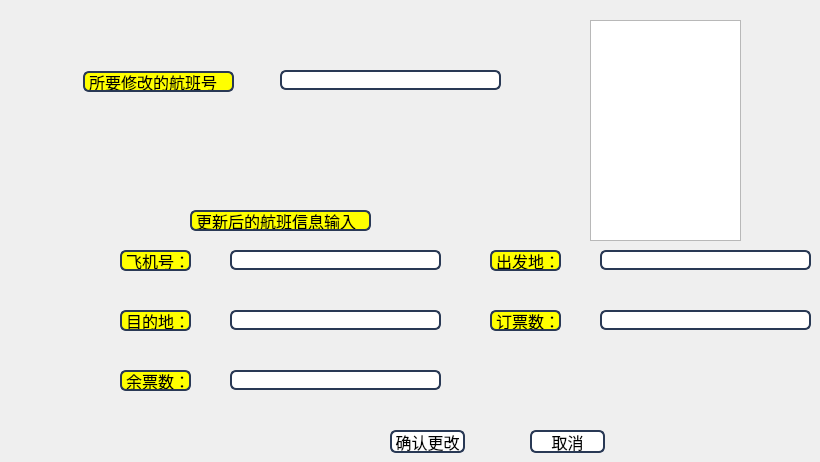
       <widget class="QWidget" name="tab_18">
        <attribute name="title">
         <string>修改航班信息</string>
        </attribute>
        <widget class="QLabel" name="label_44">
         <property name="geometry">
          <rect>
           <x>83</x>
           <y>71</y>
           <width>151</width>
           <height>21</height>
          </rect>
         </property>
         <property name="font">
          <font>
           <family>微软雅黑</family>
           <pointsize>12</pointsize>
          </font>
         </property>
         <property name="styleSheet">
          <string notr="true">border: 2px solid rgb(41,57,85);
border-radius:6px;
background:yellow;
selection-background-color:green;</string>
         </property>
         <property name="text">
          <string>所要修改的航班号</string>
         </property>
        </widget>
        <widget class="QLineEdit" name="lineEdit_33">
         <property name="geometry">
          <rect>
           <x>280</x>
           <y>70</y>
           <width>221</width>
           <height>20</height>
          </rect>
         </property>
         <property name="font">
          <font>
           <family>微软雅黑</family>
           <pointsize>10</pointsize>
          </font>
         </property>
         <property name="styleSheet">
          <string notr="true">border: 2px solid rgb(41,57,85);
border-radius:6px;
background:white;
selection-background-color:green;</string>
         </property>
        </widget>
        <widget class="QLabel" name="label_45">
         <property name="geometry">
          <rect>
           <x>190</x>
           <y>210</y>
           <width>181</width>
           <height>21</height>
          </rect>
         </property>
         <property name="font">
          <font>
           <family>微软雅黑</family>
           <pointsize>12</pointsize>
          </font>
         </property>
         <property name="styleSheet">
          <string notr="true">border: 2px solid rgb(41,57,85);
border-radius:6px;
background:yellow;
selection-background-color:green;</string>
         </property>
         <property name="text">
          <string>更新后的航班信息输入</string>
         </property>
        </widget>
        <widget class="QLineEdit" name="lineEdit_34">
         <property name="geometry">
          <rect>
           <x>230</x>
           <y>310</y>
           <width>211</width>
           <height>20</height>
          </rect>
         </property>
         <property name="font">
          <font>
           <family>微软雅黑</family>
           <pointsize>10</pointsize>
          </font>
         </property>
         <property name="styleSheet">
          <string notr="true">border: 2px solid rgb(41,57,85);
border-radius:6px;
background:white;
selection-background-color:green;</string>
         </property>
        </widget>
        <widget class="QLineEdit" name="lineEdit_35">
         <property name="geometry">
          <rect>
           <x>230</x>
           <y>250</y>
           <width>211</width>
           <height>20</height>
          </rect>
         </property>
         <property name="font">
          <font>
           <family>微软雅黑</family>
           <pointsize>10</pointsize>
          </font>
         </property>
         <property name="styleSheet">
          <string notr="true">border: 2px solid rgb(41,57,85);
border-radius:6px;
background:white;
selection-background-color:green;</string>
         </property>
        </widget>
        <widget class="QLabel" name="label_46">
         <property name="geometry">
          <rect>
           <x>120</x>
           <y>310</y>
           <width>71</width>
           <height>21</height>
          </rect>
         </property>
         <property name="font">
          <font>
           <family>微软雅黑</family>
           <pointsize>12</pointsize>
          </font>
         </property>
         <property name="styleSheet">
          <string notr="true">border: 2px solid rgb(41,57,85);
border-radius:6px;
background:yellow;
selection-background-color:green;</string>
         </property>
         <property name="text">
          <string>目的地：</string>
         </property>
        </widget>
        <widget class="QLabel" name="label_47">
         <property name="geometry">
          <rect>
           <x>120</x>
           <y>370</y>
           <width>71</width>
           <height>21</height>
          </rect>
         </property>
         <property name="font">
          <font>
           <family>微软雅黑</family>
           <pointsize>12</pointsize>
          </font>
         </property>
         <property name="styleSheet">
          <string notr="true">border: 2px solid rgb(41,57,85);
border-radius:6px;
background:yellow;
selection-background-color:green;</string>
         </property>
         <property name="text">
          <string>余票数：</string>
         </property>
        </widget>
        <widget class="QLabel" name="label_48">
         <property name="geometry">
          <rect>
           <x>490</x>
           <y>250</y>
           <width>71</width>
           <height>21</height>
          </rect>
         </property>
         <property name="font">
          <font>
           <family>微软雅黑</family>
           <pointsize>12</pointsize>
          </font>
         </property>
         <property name="styleSheet">
          <string notr="true">border: 2px solid rgb(41,57,85);
border-radius:6px;
background:yellow;
selection-background-color:green;</string>
         </property>
         <property name="text">
          <string>出发地：</string>
         </property>
        </widget>
        <widget class="QPushButton" name="pushButton_52">
         <property name="geometry">
          <rect>
           <x>390</x>
           <y>430</y>
           <width>75</width>
           <height>23</height>
          </rect>
         </property>
         <property name="font">
          <font>
           <family>微软雅黑</family>
           <pointsize>12</pointsize>
          </font>
         </property>
         <property name="styleSheet">
          <string notr="true">border: 2px solid rgb(41,57,85);
border-radius:6px;
background:white;
selection-background-color:green;</string>
         </property>
         <property name="text">
          <string>确认更改</string>
         </property>
        </widget>
        <widget class="QPushButton" name="pushButton_53">
         <property name="geometry">
          <rect>
           <x>530</x>
           <y>430</y>
           <width>75</width>
           <height>23</height>
          </rect>
         </property>
         <property name="font">
          <font>
           <family>微软雅黑</family>
           <pointsize>12</pointsize>
          </font>
         </property>
         <property name="styleSheet">
          <string notr="true">border: 2px solid rgb(41,57,85);
border-radius:6px;
background:white;
selection-background-color:green;</string>
         </property>
         <property name="text">
          <string>取消</string>
         </property>
        </widget>
        <widget class="QLineEdit" name="lineEdit_36">
         <property name="geometry">
          <rect>
           <x>600</x>
           <y>250</y>
           <width>211</width>
           <height>20</height>
          </rect>
         </property>
         <property name="font">
          <font>
           <family>微软雅黑</family>
           <pointsize>10</pointsize>
          </font>
         </property>
         <property name="styleSheet">
          <string notr="true">border: 2px solid rgb(41,57,85);
border-radius:6px;
background:white;
selection-background-color:green;</string>
         </property>
        </widget>
        <widget class="QLineEdit" name="lineEdit_37">
         <property name="geometry">
          <rect>
           <x>600</x>
           <y>310</y>
           <width>211</width>
           <height>20</height>
          </rect>
         </property>
         <property name="font">
          <font>
           <family>微软雅黑</family>
           <pointsize>10</pointsize>
          </font>
         </property>
         <property name="styleSheet">
          <string notr="true">border: 2px solid rgb(41,57,85);
border-radius:6px;
background:white;
selection-background-color:green;</string>
         </property>
         <property name="text">
          <string/>
         </property>
        </widget>
        <widget class="QLabel" name="label_49">
         <property name="geometry">
          <rect>
           <x>490</x>
           <y>310</y>
           <width>71</width>
           <height>21</height>
          </rect>
         </property>
         <property name="font">
          <font>
           <family>微软雅黑</family>
           <pointsize>12</pointsize>
          </font>
         </property>
         <property name="styleSheet">
          <string notr="true">border: 2px solid rgb(41,57,85);
border-radius:6px;
background:yellow;
selection-background-color:green;</string>
         </property>
         <property name="text">
          <string>订票数：</string>
         </property>
        </widget>
        <widget class="QLabel" name="label_50">
         <property name="geometry">
          <rect>
           <x>120</x>
           <y>250</y>
           <width>71</width>
           <height>21</height>
          </rect>
         </property>
         <property name="font">
          <font>
           <family>微软雅黑</family>
           <pointsize>12</pointsize>
          </font>
         </property>
         <property name="styleSheet">
          <string notr="true">border: 2px solid rgb(41,57,85);
border-radius:6px;
background:yellow;
selection-background-color:green;</string>
         </property>
         <property name="text">
          <string>飞机号：</string>
         </property>
        </widget>
        <widget class="QLineEdit" name="lineEdit_38">
         <property name="geometry">
          <rect>
           <x>230</x>
           <y>370</y>
           <width>211</width>
           <height>20</height>
          </rect>
         </property>
         <property name="font">
          <font>
           <family>微软雅黑</family>
           <pointsize>10</pointsize>
          </font>
         </property>
         <property name="styleSheet">
          <string notr="true">border: 2px solid rgb(41,57,85);
border-radius:6px;
background:white;
selection-background-color:green;</string>
         </property>
        </widget>
        <widget class="QGraphicsView" name="graphicsView_13">
         <property name="geometry">
          <rect>
           <x>590</x>
           <y>20</y>
           <width>151</width>
           <height>221</height>
          </rect>
         </property>
         <property name="styleSheet">
          <string notr="true">border-image: url(:/photo/snap2018-05-21-16-52-17.png);</string>
         </property>
        </widget>
       </widget>
